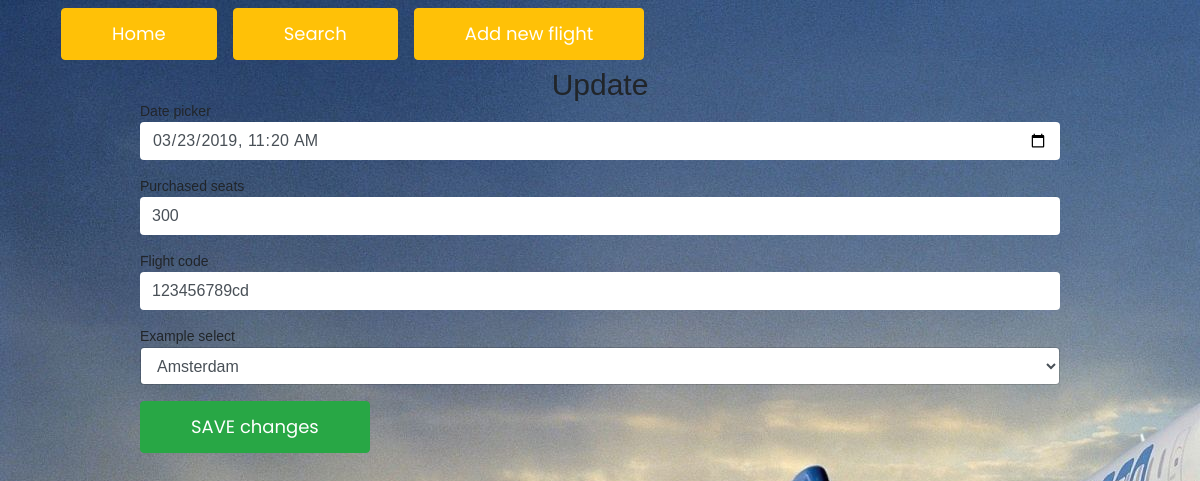
Screenshot of /update.php?flight=2 (signed in) with the database file from the repository.
### tables this page shows
CREATE TABLE `flight` (
  `flights_id` int(11) NOT NULL,
  `destination_id` int(11) NOT NULL,
  `planes_id` int(11) NOT NULL,
  `purchased_seats` int(11) NOT NULL,
  `date_departure` datetime NOT NULL,
  `flight_code` varchar(100) NOT NULL
);

### update.php (the view, shortened to what this page needs)
<?php
include "includes/header.php";
$flights_id = $_GET['flight'];
$read_query = "SELECT d.destination_id,`date_departure` dd,destination_point dp, `flights_id`,purchased_seats,flight_code, (seats-purchased_seats) AS Available FROM `flight` f JOIN plane p ON p.planes_id=f.planes_id JOIN destination d ON f.destination_id = d.destination_id ";
$read_query .= "WHERE f.flights_id=". $flights_id;
$result = mysqli_query($conn, $read_query);
$row_flight = mysqli_fetch_assoc($result);
$destination_query = "SELECT * FROM destination";
$destination_result = mysqli_query($conn, $destination_query);
?>
    <div class="container">
        <?php include "includes/nav/nav.php";?>
        <div class="row justify-content-md-center">
            <h2>Update</h2>
        </div>
        <div class="row justify-content-md-center">
            <div class="col-sm-10">
                <form method="post" action="">
                    <div class="form-group">
                        <label for="product_name">Date picker</label>
                        <input type="datetime-local" class="form-control" id="date_picker" name="date_picker" value="<?= date('Y-m-d\TH:i:s',strtotime($row_flight['dd'])); ?>">
                    </div>
                    <div class="form-group">
                        <label for="product_name">Purchased seats</label>
                        <input type="text" class="form-control" id="purchased_seats" name="purchased_seats" value="<?= $row_flight['purchased_seats'] ?>">
                    </div>
                    <div class="form-group">
                        <label for="product_name">Flight code</label>
                        <input type="text" class="form-control" id="flight_code" name="flight_code" value="<?= $row_flight['flight_code'] ?>">
                    </div>
                    <div class="form-group">
                        <label for="manufacturer">Example select</label>
                        <select class="form-control" id="destination" name="destination_id">
                            <?php if(mysqli_num_rows($destination_result) > 0){ ?>
                                <?php while($row = mysqli_fetch_assoc($destination_result)){ ?>
                                    <option value="<?= $row['destination_id']; ?>" <?php if( $row['destination_id'] == $row_flight['destination_id']) { echo 'selected'; } ?> ><?= $row['destination_point'] ?></option>
                                <?php } ?>
                            <?php } ?>
                        </select>
                    </div>
                    <div class="form-group">
                        <button type="submit" name="submit" class="btn btn-success">SAVE changes</button>
                    </div>
                </form>
            </div>
        </div>
    </div>

### includes/table/css/main.css (style rules this page uses)
* { margin: 0px; padding: 0px; box-sizing: border-box; }
body, html { height: 100%; font-family: sans-serif; }
h1,h2,h3,h4,h5,h6 { margin: 0px; }
input { display: block; outline: none; border: none !important; }
button { outline: none !important; border: none; background: transparent; }

### includes/register-form/css/main.css (style rules this page uses)
.row { display: -webkit-box; display: -webkit-flex; display: -moz-box; display: -ms-flexbox; display: flex; -webkit-flex-wrap: wrap; -ms-flex-wrap: wrap; flex-wrap: wrap; }
html { -webkit-box-sizing: border-box; -moz-box-sizing: border-box; box-sizing: border-box; }
* { padding: 0; margin: 0; }
*, *:before, *:after { -webkit-box-sizing: inherit; -moz-box-sizing: inherit; box-sizing: inherit; }
body, h1, h2, h3, h4, h5, h6, blockquote, p, pre, dl, dd, ol, ul, figure, hr, fieldset, legend { margin: 0; padding: 0; }
button { outline: none; background: none; border: none; }
body { font-family: "Poppins", "Arial", "Helvetica Neue", sans-serif; font-weight: 400; font-size: 14px; }
h1, h2, h3, h4, h5, h6 { font-weight: 400; }
h2 { font-size: 30px; }
.btn { display: inline-block; line-height: 50px; padding: 0 50px; -webkit-transition: all 0.4s ease; -o-transition: all 0.4s ease; -moz-transition: all 0.4s ease; transition: all 0.4s ease; cursor: pointer; font-size: 18px; color: #fff; font-family: "Poppins", "Arial", "Helvetica Neue", sans-serif; }
input { outline: none; margin: 0; border: none; -webkit-box-shadow: none; -moz-box-shadow: none; box-shadow: none; width: 100%; font-size: 14px; font-family: inherit; }

### includes/css/main.css (style rules this page uses)
* { margin: 0px; padding: 0px; box-sizing: border-box; }
body, html { height: 100%; font-family: Ubuntu-Regular, sans-serif; }
h1,h2,h3,h4,h5,h6 { margin: 0px; }
input { outline: none; border: none; }
label { margin: 0; display: block; }
button { outline: none !important; border: none; background: transparent; }

### rows the page displays
flight: date_picker "03/23/2019 11:20", purchased_seats "300", flight_code "123456789cd"

### other values shown
form field destination_id "Amsterdam"
